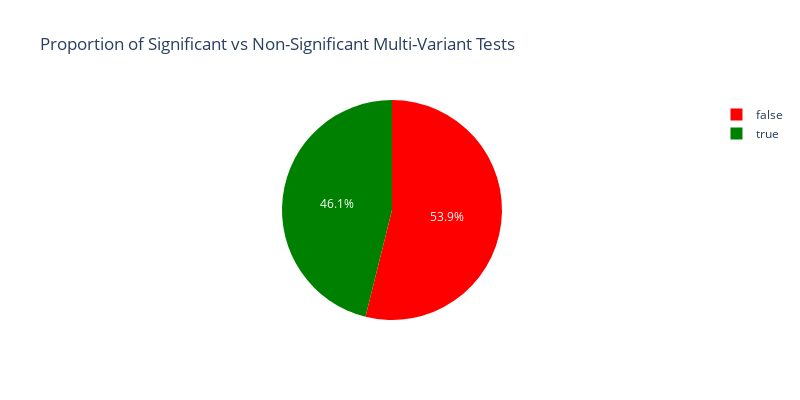

The notebook cell saved with this chart:
### Code cell
import plotly.express as px

sig_counts = multi_df["significant"].value_counts().reset_index()
sig_counts.columns = ["Significant", "Count"]

fig1 = px.pie(
    sig_counts,
    names="Significant",
    values="Count",
    title="Proportion of Significant vs Non-Significant Multi-Variant Tests",
    color="Significant",
    color_discrete_map={True: "green", False: "red"}
)
fig1.update_layout(
    width = 800,
    height = 400
)
fig1.show()

### Figure 1 — Plotly figure (JSON) as saved in the notebook; plotly's stock layout.template omitted (floating-point values rounded to 4 significant figures)
{"data": [{"customdata": [[false], [true]], "domain": {"x": [0, 1], "y": [0, 1]}, "hovertemplate": "Significant=%{customdata[0]}<br>Count=%{value}<extra></extra>", "labels": [false, true], "legendgroup": "", "marker": {"colors": ["red", "green"]}, "name": "", "showlegend": true, "type": "pie", "values": [11925, 10208]}], "layout": {"height": 400, "legend": {"tracegroupgap": 0}, "title": {"text": "Proportion of Significant vs Non-Significant Multi-Variant Tests"}, "width": 800}}
